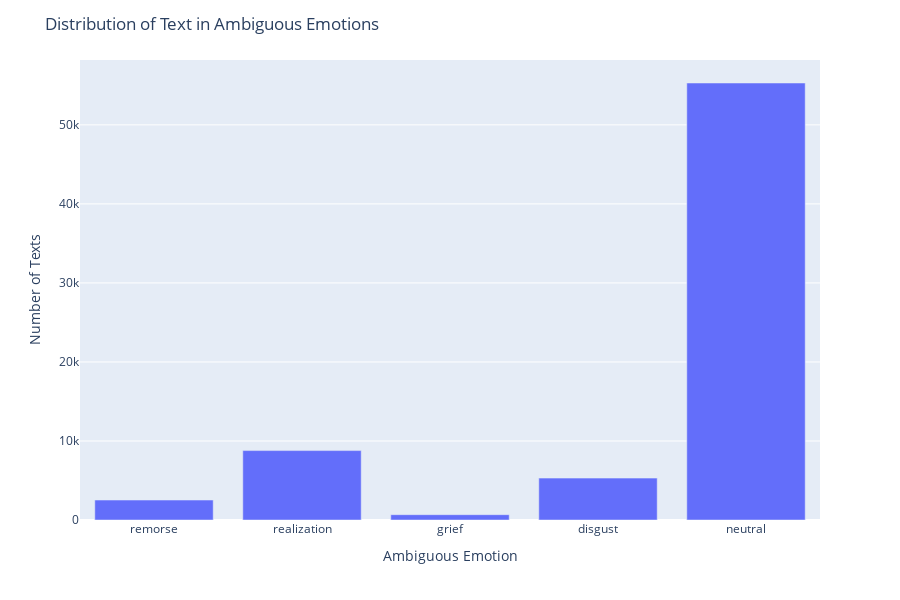

Write notebook code for a chart like this one.
### Markdown cell above
### Ambiguous Emotions Distribution

### Code cell
ambiguous_counts = {}
for c in ambiguous_emotions:
    ambiguous_counts[c]  = ambiguous_emotions[c].value_counts().to_dict()[1]

plt.figure(figsize = (10,10) )
fig = px.bar(x=list(ambiguous_counts.keys()), y=list(ambiguous_counts.values()))
fig.update_layout(title = 'Distribution of Text in Ambiguous Emotions', height = 600, xaxis_title=" Ambiguous Emotion", yaxis_title="Number of Texts")
fig.show()

### Figure 1 — Plotly figure (JSON) as saved in the notebook; plotly's stock layout.template omitted (floating-point values rounded to 4 significant figures)
{"data": [{"hovertemplate": "x=%{x}<br>y=%{y}<extra></extra>", "legendgroup": "", "marker": {"color": "#636efa", "pattern": {"shape": ""}}, "name": "", "orientation": "v", "showlegend": false, "textposition": "auto", "type": "bar", "x": ["remorse", "realization", "grief", "disgust", "neutral"], "xaxis": "x", "y": [2525, 8785, 673, 5301, 55298], "yaxis": "y"}], "layout": {"barmode": "relative", "height": 600, "legend": {"tracegroupgap": 0}, "margin": {"t": 60}, "title": {"text": "Distribution of Text in Ambiguous Emotions"}, "xaxis": {"anchor": "y", "domain": [0, 1], "title": {"text": " Ambiguous Emotion"}}, "yaxis": {"anchor": "x", "domain": [0, 1], "title": {"text": "Number of Texts"}}}}
